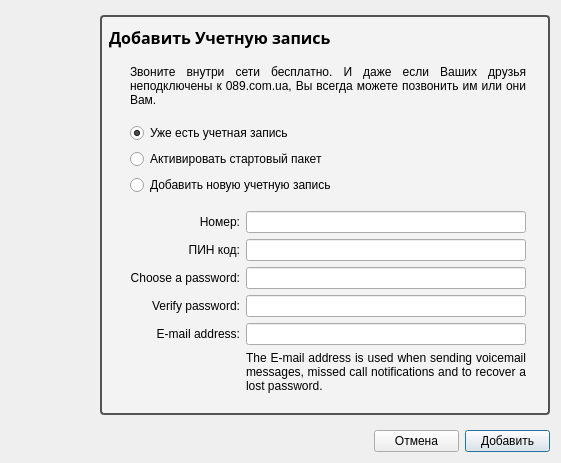
<?xml version="1.0" encoding="UTF-8"?>
<ui version="4.0">
 <class>Dialog</class>
 <widget class="QDialog" name="Dialog">
  <property name="geometry">
   <rect>
    <x>0</x>
    <y>0</y>
    <width>531</width>
    <height>505</height>
   </rect>
  </property>
  <property name="windowTitle">
   <string>Add Account</string>
  </property>
  <layout class="QVBoxLayout" name="dialog_layout">
   <property name="spacing">
    <number>0</number>
   </property>
   <property name="sizeConstraint">
    <enum>QLayout::SetFixedSize</enum>
   </property>
   <property name="leftMargin">
    <number>0</number>
   </property>
   <property name="topMargin">
    <number>15</number>
   </property>
   <item>
    <widget class="BackgroundFrame" name="background_frame">
     <property name="minimumSize">
      <size>
       <width>522</width>
       <height>400</height>
      </size>
     </property>
     <property name="styleSheet">
      <string>QFrame#background_frame {
	background: url(resources/icons/blink.png);
	background-repeat: no-repeat;
	background-position: center left;
}
</string>
     </property>
     <property name="backgroundColor" stdset="0">
      <string/>
     </property>
     <property name="backgroundImage" stdset="0">
      <string>icons/blink.png</string>
     </property>
     <property name="imageGeometry" stdset="0">
      <rect>
       <x>-18</x>
       <y>10</y>
       <width>476</width>
       <height>354</height>
      </rect>
     </property>
     <layout class="QHBoxLayout" name="background_frame_layout">
      <property name="spacing">
       <number>0</number>
      </property>
      <property name="margin">
       <number>0</number>
      </property>
      <item>
       <spacer name="background_spacer">
        <property name="orientation">
         <enum>Qt::Horizontal</enum>
        </property>
        <property name="sizeType">
         <enum>QSizePolicy::Fixed</enum>
        </property>
        <property name="sizeHint" stdset="0">
         <size>
          <width>100</width>
          <height>20</height>
         </size>
        </property>
       </spacer>
      </item>
      <item>
       <widget class="QFrame" name="input_frame">
        <property name="styleSheet">
         <string>QFrame#input_frame {
	border: 2px;
	border-radius: 4px;
	border-style: solid;
	border-color: #545454;
	background-color: rgba(244, 244, 244, 228); /* 244, 244, 244, 228 or 248, 248, 248, 224 */
}
</string>
        </property>
        <layout class="QGridLayout" name="input_frame_layout">
         <property name="leftMargin">
          <number>7</number>
         </property>
         <property name="rightMargin">
          <number>22</number>
         </property>
         <item row="0" column="0" colspan="2">
          <widget class="QLabel" name="title_label">
           <property name="font">
            <font>
             <family>Sans Serif</family>
             <pointsize>12</pointsize>
             <weight>75</weight>
             <bold>true</bold>
            </font>
           </property>
           <property name="text">
            <string>Добавить Учетную запись</string>
           </property>
          </widget>
         </item>
         <item row="1" column="0" rowspan="8">
          <spacer name="indent_spacer">
           <property name="orientation">
            <enum>Qt::Horizontal</enum>
           </property>
           <property name="sizeType">
            <enum>QSizePolicy::Fixed</enum>
           </property>
           <property name="sizeHint" stdset="0">
            <size>
             <width>15</width>
             <height>48</height>
            </size>
           </property>
          </spacer>
         </item>
         <item row="1" column="1">
          <spacer name="title_spacer">
           <property name="orientation">
            <enum>Qt::Vertical</enum>
           </property>
           <property name="sizeType">
            <enum>QSizePolicy::Fixed</enum>
           </property>
           <property name="sizeHint" stdset="0">
            <size>
             <width>10</width>
             <height>10</height>
            </size>
           </property>
          </spacer>
         </item>
         <item row="2" column="1">
          <widget class="QLabel" name="info_label">
           <property name="sizePolicy">
            <sizepolicy hsizetype="Expanding" vsizetype="Preferred">
             <horstretch>0</horstretch>
             <verstretch>0</verstretch>
            </sizepolicy>
           </property>
           <property name="text">
            <string>Звоните внутри сети бесплатно. И даже если Ваших друзья неподключены к 089.com.ua, Вы всегда можете позвонить им или они Вам.</string>
           </property>
           <property name="alignment">
            <set>Qt::AlignJustify|Qt::AlignVCenter</set>
           </property>
           <property name="wordWrap">
            <bool>true</bool>
           </property>
          </widget>
         </item>
         <item row="4" column="1">
          <widget class="QRadioButton" name="add_account_button">
           <property name="text">
            <string>Уже есть учетная запись</string>
           </property>
           <property name="checked">
            <bool>true</bool>
           </property>
          </widget>
         </item>
         <item row="8" column="1">
          <widget class="QStackedWidget" name="panel_view">
           <property name="currentIndex">
            <number>1</number>
           </property>
           <widget class="QWidget" name="add_account_panel">
            <layout class="QGridLayout" name="add_panel_layout">
             <property name="margin">
              <number>0</number>
             </property>
             <item row="0" column="0">
              <widget class="QLabel" name="display_name_label">
               <property name="text">
                <string>Отображаемое Имя:</string>
               </property>
               <property name="alignment">
                <set>Qt::AlignRight|Qt::AlignTrailing|Qt::AlignVCenter</set>
               </property>
              </widget>
             </item>
             <item row="0" column="1">
              <widget class="ValidatingLineEdit" name="display_name_editor">
               <property name="minimumSize">
                <size>
                 <width>0</width>
                 <height>22</height>
                </size>
               </property>
               <property name="widgetSpacing" stdset="0">
                <number>0</number>
               </property>
              </widget>
             </item>
             <item row="1" column="0">
              <widget class="QLabel" name="sip_address_label">
               <property name="text">
                <string>Имя пользователя:</string>
               </property>
               <property name="alignment">
                <set>Qt::AlignRight|Qt::AlignTrailing|Qt::AlignVCenter</set>
               </property>
              </widget>
             </item>
             <item row="2" column="0">
              <widget class="QLabel" name="password_label">
               <property name="text">
                <string>Пароль:</string>
               </property>
               <property name="alignment">
                <set>Qt::AlignRight|Qt::AlignTrailing|Qt::AlignVCenter</set>
               </property>
              </widget>
             </item>
             <item row="1" column="1">
              <widget class="ValidatingLineEdit" name="sip_address_editor">
               <property name="minimumSize">
                <size>
                 <width>0</width>
                 <height>22</height>
                </size>
               </property>
               <property name="inactiveText" stdset="0">
                <string/>
               </property>
               <property name="widgetSpacing" stdset="0">
                <number>0</number>
               </property>
              </widget>
             </item>
             <item row="2" column="1">
              <widget class="ValidatingLineEdit" name="password_editor">
               <property name="minimumSize">
                <size>
                 <width>0</width>
                 <height>22</height>
                </size>
               </property>
               <property name="echoMode">
                <enum>QLineEdit::Password</enum>
               </property>
               <property name="widgetSpacing" stdset="0">
                <number>0</number>
               </property>
              </widget>
             </item>
             <item row="3" column="0" colspan="2">
              <spacer name="panel_vertical_spacer">
               <property name="orientation">
                <enum>Qt::Vertical</enum>
               </property>
               <property name="sizeHint" stdset="0">
                <size>
                 <width>20</width>
                 <height>40</height>
                </size>
               </property>
              </spacer>
             </item>
             <item row="4" column="0" colspan="2">
              <widget class="StatusLabel" name="add_status_label">
               <property name="text">
                <string/>
               </property>
               <property name="alignment">
                <set>Qt::AlignBottom|Qt::AlignJustify</set>
               </property>
               <property name="wordWrap">
                <bool>true</bool>
               </property>
              </widget>
             </item>
            </layout>
           </widget>
           <widget class="QWidget" name="create_start_account_panel">
            <layout class="QGridLayout" name="create_start_panel_layout">
             <property name="margin">
              <number>0</number>
             </property>
             <item row="0" column="0">
              <widget class="QLabel" name="name_label">
               <property name="text">
                <string>Номер:</string>
               </property>
               <property name="alignment">
                <set>Qt::AlignRight|Qt::AlignTrailing|Qt::AlignVCenter</set>
               </property>
              </widget>
             </item>
             <item row="0" column="1">
              <widget class="ValidatingLineEdit" name="name_editor">
               <property name="minimumSize">
                <size>
                 <width>0</width>
                 <height>22</height>
                </size>
               </property>
               <property name="widgetSpacing" stdset="0">
                <number>0</number>
               </property>
              </widget>
             </item>
             <item row="1" column="0">
              <widget class="QLabel" name="username_label">
               <property name="text">
                <string>ПИН код:</string>
               </property>
               <property name="alignment">
                <set>Qt::AlignRight|Qt::AlignTrailing|Qt::AlignVCenter</set>
               </property>
              </widget>
             </item>
             <item row="2" column="0">
              <widget class="QLabel" name="new_password_label">
               <property name="text">
                <string>Choose a password:</string>
               </property>
               <property name="alignment">
                <set>Qt::AlignRight|Qt::AlignTrailing|Qt::AlignVCenter</set>
               </property>
              </widget>
             </item>
             <item row="3" column="0">
              <widget class="QLabel" name="verify_password_label">
               <property name="text">
                <string>Verify password:</string>
               </property>
               <property name="alignment">
                <set>Qt::AlignRight|Qt::AlignTrailing|Qt::AlignVCenter</set>
               </property>
              </widget>
             </item>
             <item row="4" column="0">
              <widget class="QLabel" name="email_address_label">
               <property name="text">
                <string>E-mail address:</string>
               </property>
               <property name="alignment">
                <set>Qt::AlignRight|Qt::AlignTrailing|Qt::AlignVCenter</set>
               </property>
              </widget>
             </item>
             <item row="1" column="1">
              <widget class="ValidatingLineEdit" name="username_editor">
               <property name="minimumSize">
                <size>
                 <width>0</width>
                 <height>22</height>
                </size>
               </property>
               <property name="widgetSpacing" stdset="0">
                <number>0</number>
               </property>
              </widget>
             </item>
             <item row="2" column="1">
              <widget class="ValidatingLineEdit" name="new_password_editor">
               <property name="minimumSize">
                <size>
                 <width>0</width>
                 <height>22</height>
                </size>
               </property>
               <property name="echoMode">
                <enum>QLineEdit::Password</enum>
               </property>
               <property name="widgetSpacing" stdset="0">
                <number>0</number>
               </property>
              </widget>
             </item>
             <item row="3" column="1">
              <widget class="ValidatingLineEdit" name="verify_password_editor">
               <property name="minimumSize">
                <size>
                 <width>0</width>
                 <height>22</height>
                </size>
               </property>
               <property name="echoMode">
                <enum>QLineEdit::Password</enum>
               </property>
               <property name="widgetSpacing" stdset="0">
                <number>0</number>
               </property>
              </widget>
             </item>
             <item row="4" column="1">
              <widget class="ValidatingLineEdit" name="email_address_editor">
               <property name="minimumSize">
                <size>
                 <width>0</width>
                 <height>22</height>
                </size>
               </property>
               <property name="widgetSpacing" stdset="0">
                <number>0</number>
               </property>
              </widget>
             </item>
             <item row="5" column="1">
              <widget class="QLabel" name="email_note_label">
               <property name="text">
                <string>The E-mail address is used when sending voicemail messages, missed call notifications and to recover a lost password.</string>
               </property>
               <property name="alignment">
                <set>Qt::AlignJustify|Qt::AlignTop</set>
               </property>
               <property name="wordWrap">
                <bool>true</bool>
               </property>
              </widget>
             </item>
             <item row="5" column="0" rowspan="2" colspan="2">
              <widget class="StatusLabel" name="create_start_status_label">
               <property name="text">
                <string/>
               </property>
               <property name="alignment">
                <set>Qt::AlignBottom|Qt::AlignJustify</set>
               </property>
               <property name="wordWrap">
                <bool>true</bool>
               </property>
              </widget>
             </item>
            </layout>
           </widget>
           <widget class="QWidget" name="create_account_panel">
            <layout class="QGridLayout" name="create_panel_layout">
             <property name="margin">
              <number>0</number>
             </property>
             <item row="0" column="0">
              <widget class="QLabel" name="name_label">
               <property name="text">
                <string>Your name:</string>
               </property>
               <property name="alignment">
                <set>Qt::AlignRight|Qt::AlignTrailing|Qt::AlignVCenter</set>
               </property>
              </widget>
             </item>
             <item row="0" column="1">
              <widget class="ValidatingLineEdit" name="name_editor">
               <property name="minimumSize">
                <size>
                 <width>0</width>
                 <height>22</height>
                </size>
               </property>
               <property name="widgetSpacing" stdset="0">
                <number>0</number>
               </property>
              </widget>
             </item>
             <item row="1" column="0">
              <widget class="QLabel" name="username_label">
               <property name="text">
                <string>Choose a username:</string>
               </property>
               <property name="alignment">
                <set>Qt::AlignRight|Qt::AlignTrailing|Qt::AlignVCenter</set>
               </property>
              </widget>
             </item>
             <item row="2" column="0">
              <widget class="QLabel" name="new_password_label">
               <property name="text">
                <string>Choose a password:</string>
               </property>
               <property name="alignment">
                <set>Qt::AlignRight|Qt::AlignTrailing|Qt::AlignVCenter</set>
               </property>
              </widget>
             </item>
             <item row="3" column="0">
              <widget class="QLabel" name="verify_password_label">
               <property name="text">
                <string>Verify password:</string>
               </property>
               <property name="alignment">
                <set>Qt::AlignRight|Qt::AlignTrailing|Qt::AlignVCenter</set>
               </property>
              </widget>
             </item>
             <item row="4" column="0">
              <widget class="QLabel" name="email_address_label">
               <property name="text">
                <string>E-mail address:</string>
               </property>
               <property name="alignment">
                <set>Qt::AlignRight|Qt::AlignTrailing|Qt::AlignVCenter</set>
               </property>
              </widget>
             </item>
             <item row="1" column="1">
              <widget class="ValidatingLineEdit" name="username_editor">
               <property name="minimumSize">
                <size>
                 <width>0</width>
                 <height>22</height>
                </size>
               </property>
               <property name="widgetSpacing" stdset="0">
                <number>0</number>
               </property>
              </widget>
             </item>
             <item row="2" column="1">
              <widget class="ValidatingLineEdit" name="new_password_editor">
               <property name="minimumSize">
                <size>
                 <width>0</width>
                 <height>22</height>
                </size>
               </property>
               <property name="echoMode">
                <enum>QLineEdit::Password</enum>
               </property>
               <property name="widgetSpacing" stdset="0">
                <number>0</number>
               </property>
              </widget>
             </item>
             <item row="3" column="1">
              <widget class="ValidatingLineEdit" name="verify_password_editor">
               <property name="minimumSize">
                <size>
                 <width>0</width>
                 <height>22</height>
                </size>
               </property>
               <property name="echoMode">
                <enum>QLineEdit::Password</enum>
               </property>
               <property name="widgetSpacing" stdset="0">
                <number>0</number>
               </property>
              </widget>
             </item>
             <item row="4" column="1">
              <widget class="ValidatingLineEdit" name="email_address_editor">
               <property name="minimumSize">
                <size>
                 <width>0</width>
                 <height>22</height>
                </size>
               </property>
               <property name="widgetSpacing" stdset="0">
                <number>0</number>
               </property>
              </widget>
             </item>
             <item row="5" column="1">
              <widget class="QLabel" name="email_note_label">
               <property name="text">
                <string>The E-mail address is used when sending voicemail messages, missed call notifications and to recover a lost password.</string>
               </property>
               <property name="alignment">
                <set>Qt::AlignJustify|Qt::AlignTop</set>
               </property>
               <property name="wordWrap">
                <bool>true</bool>
               </property>
              </widget>
             </item>
             <item row="5" column="0" rowspan="2" colspan="2">
              <widget class="StatusLabel" name="create_status_label">
               <property name="text">
                <string/>
               </property>
               <property name="alignment">
                <set>Qt::AlignBottom|Qt::AlignJustify</set>
               </property>
               <property name="wordWrap">
                <bool>true</bool>
               </property>
              </widget>
             </item>
            </layout>
           </widget>
          </widget>
         </item>
         <item row="7" column="1">
          <spacer name="panel_spacer">
           <property name="orientation">
            <enum>Qt::Vertical</enum>
           </property>
           <property name="sizeType">
            <enum>QSizePolicy::Fixed</enum>
           </property>
           <property name="sizeHint" stdset="0">
            <size>
             <width>10</width>
             <height>10</height>
            </size>
           </property>
          </spacer>
         </item>
         <item row="3" column="1">
          <spacer name="info_spacer">
           <property name="orientation">
            <enum>Qt::Vertical</enum>
           </property>
           <property name="sizeType">
            <enum>QSizePolicy::Fixed</enum>
           </property>
           <property name="sizeHint" stdset="0">
            <size>
             <width>10</width>
             <height>10</height>
            </size>
           </property>
          </spacer>
         </item>
         <item row="6" column="1">
          <widget class="QRadioButton" name="create_account_button">
           <property name="text">
            <string>Добавить новую учетную запись</string>
           </property>
          </widget>
         </item>
         <item row="5" column="1">
          <widget class="QRadioButton" name="create_start_account_button">
           <property name="text">
            <string>Активировать стартовый пакет</string>
           </property>
          </widget>
         </item>
        </layout>
       </widget>
      </item>
     </layout>
    </widget>
   </item>
   <item>
    <spacer name="grid_spacer">
     <property name="orientation">
      <enum>Qt::Vertical</enum>
     </property>
     <property name="sizeHint" stdset="0">
      <size>
       <width>10</width>
       <height>15</height>
      </size>
     </property>
    </spacer>
   </item>
   <item>
    <layout class="QHBoxLayout" name="button_box_layout">
     <property name="spacing">
      <number>6</number>
     </property>
     <item>
      <spacer name="button_box_spacer">
       <property name="orientation">
        <enum>Qt::Horizontal</enum>
       </property>
       <property name="sizeHint" stdset="0">
        <size>
         <width>40</width>
         <height>20</height>
        </size>
       </property>
      </spacer>
     </item>
     <item>
      <widget class="QPushButton" name="reject_button">
       <property name="minimumSize">
        <size>
         <width>85</width>
         <height>0</height>
        </size>
       </property>
       <property name="text">
        <string>Отмена</string>
       </property>
      </widget>
     </item>
     <item>
      <widget class="QPushButton" name="accept_button">
       <property name="enabled">
        <bool>true</bool>
       </property>
       <property name="minimumSize">
        <size>
         <width>85</width>
         <height>0</height>
        </size>
       </property>
       <property name="text">
        <string>Добавить</string>
       </property>
       <property name="default">
        <bool>true</bool>
       </property>
      </widget>
     </item>
    </layout>
   </item>
  </layout>
 </widget>
 <customwidgets>
  <customwidget>
   <class>BackgroundFrame</class>
   <extends>QFrame</extends>
   <header>blink.widgets.frames</header>
   <container>1</container>
  </customwidget>
  <customwidget>
   <class>ValidatingLineEdit</class>
   <extends>QLineEdit</extends>
   <header>blink.widgets.lineedit</header>
  </customwidget>
  <customwidget>
   <class>StatusLabel</class>
   <extends>QLabel</extends>
   <header>blink.widgets.labels</header>
  </customwidget>
 </customwidgets>
 <tabstops>
  <tabstop>add_account_button</tabstop>
  <tabstop>display_name_editor</tabstop>
  <tabstop>sip_address_editor</tabstop>
  <tabstop>password_editor</tabstop>
  <tabstop>name_editor</tabstop>
  <tabstop>username_editor</tabstop>
  <tabstop>new_password_editor</tabstop>
  <tabstop>verify_password_editor</tabstop>
  <tabstop>email_address_editor</tabstop>
  <tabstop>accept_button</tabstop>
  <tabstop>reject_button</tabstop>
 </tabstops>
 <resources/>
 <connections>
  <connection>
   <sender>reject_button</sender>
   <signal>clicked()</signal>
   <receiver>Dialog</receiver>
   <slot>reject()</slot>
   <hints>
    <hint type="sourcelabel">
     <x>413</x>
     <y>429</y>
    </hint>
    <hint type="destinationlabel">
     <x>73</x>
     <y>439</y>
    </hint>
   </hints>
  </connection>
 </connections>
</ui>
